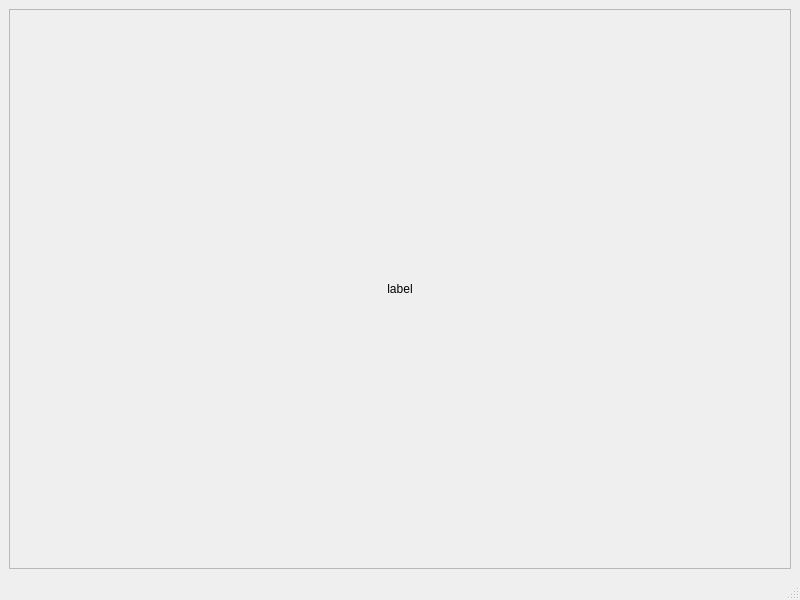
<?xml version="1.0" encoding="UTF-8"?>
<ui version="4.0">
 <class>MainWindow</class>
 <widget class="QMainWindow" name="MainWindow">
  <property name="geometry">
   <rect>
    <x>0</x>
    <y>0</y>
    <width>800</width>
    <height>600</height>
   </rect>
  </property>
  <property name="windowTitle">
   <string>MainWindow</string>
  </property>
  <widget class="QWidget" name="centralwidget">
   <layout class="QVBoxLayout" name="verticalLayout">
    <item>
     <widget class="QScrollArea" name="scrollArea">
      <property name="widgetResizable">
       <bool>true</bool>
      </property>
      <widget class="QWidget" name="scrollAreaWidgetContents">
       <property name="geometry">
        <rect>
         <x>0</x>
         <y>0</y>
         <width>780</width>
         <height>539</height>
        </rect>
       </property>
       <layout class="QVBoxLayout" name="verticalLayout_3">
        <item>
         <layout class="QVBoxLayout" name="verticalLayout_2">
          <item>
           <widget class="QLabel" name="label">
            <property name="text">
             <string>label</string>
            </property>
            <property name="alignment">
             <set>Qt::AlignCenter</set>
            </property>
           </widget>
          </item>
         </layout>
        </item>
       </layout>
      </widget>
     </widget>
    </item>
   </layout>
  </widget>
  <widget class="QMenuBar" name="menubar">
   <property name="geometry">
    <rect>
     <x>0</x>
     <y>0</y>
     <width>800</width>
     <height>21</height>
    </rect>
   </property>
  </widget>
  <widget class="QStatusBar" name="statusbar"/>
 </widget>
 <resources/>
 <connections/>
</ui>
